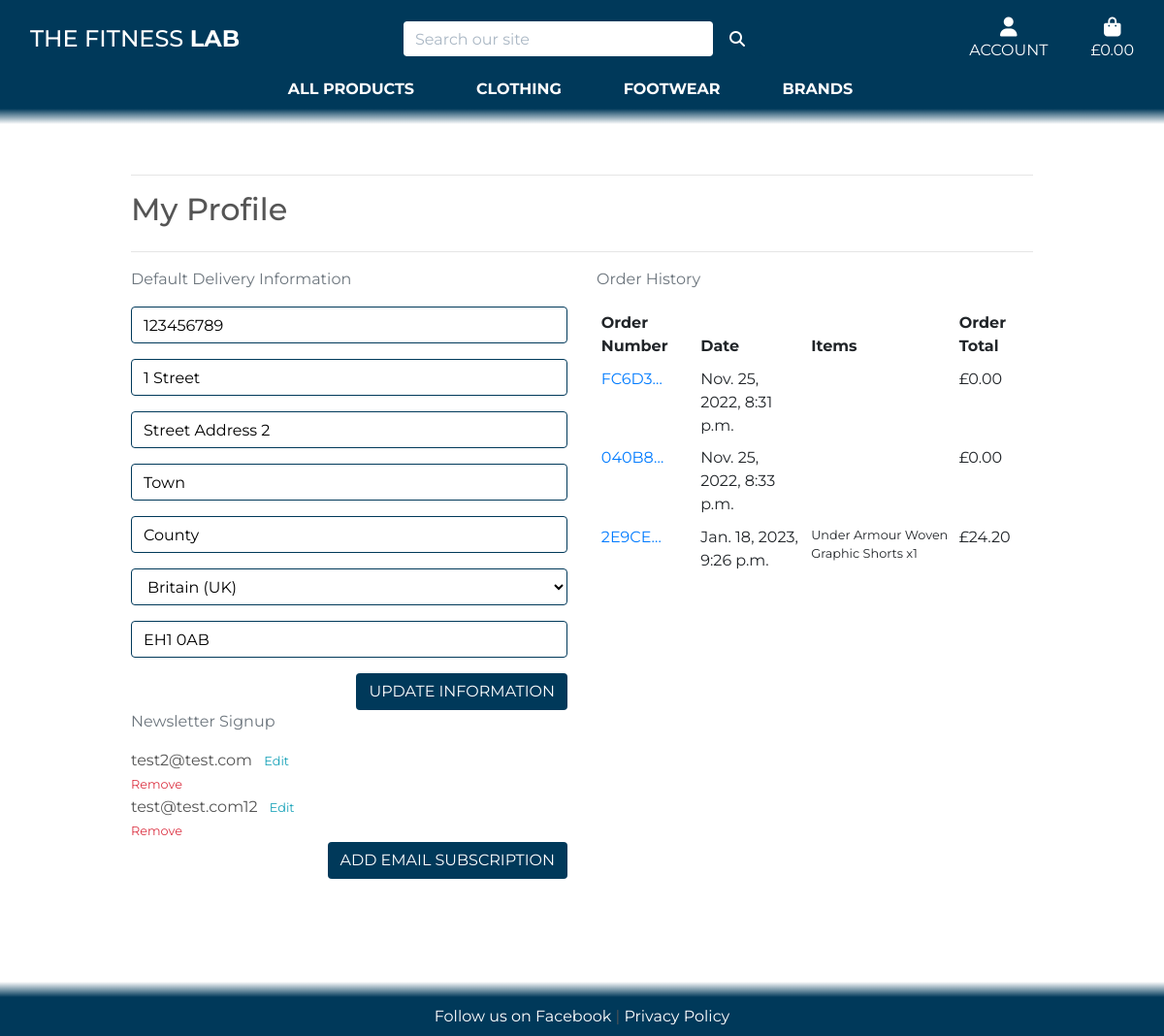
Before: /profile/ (signed in) with the older database file.
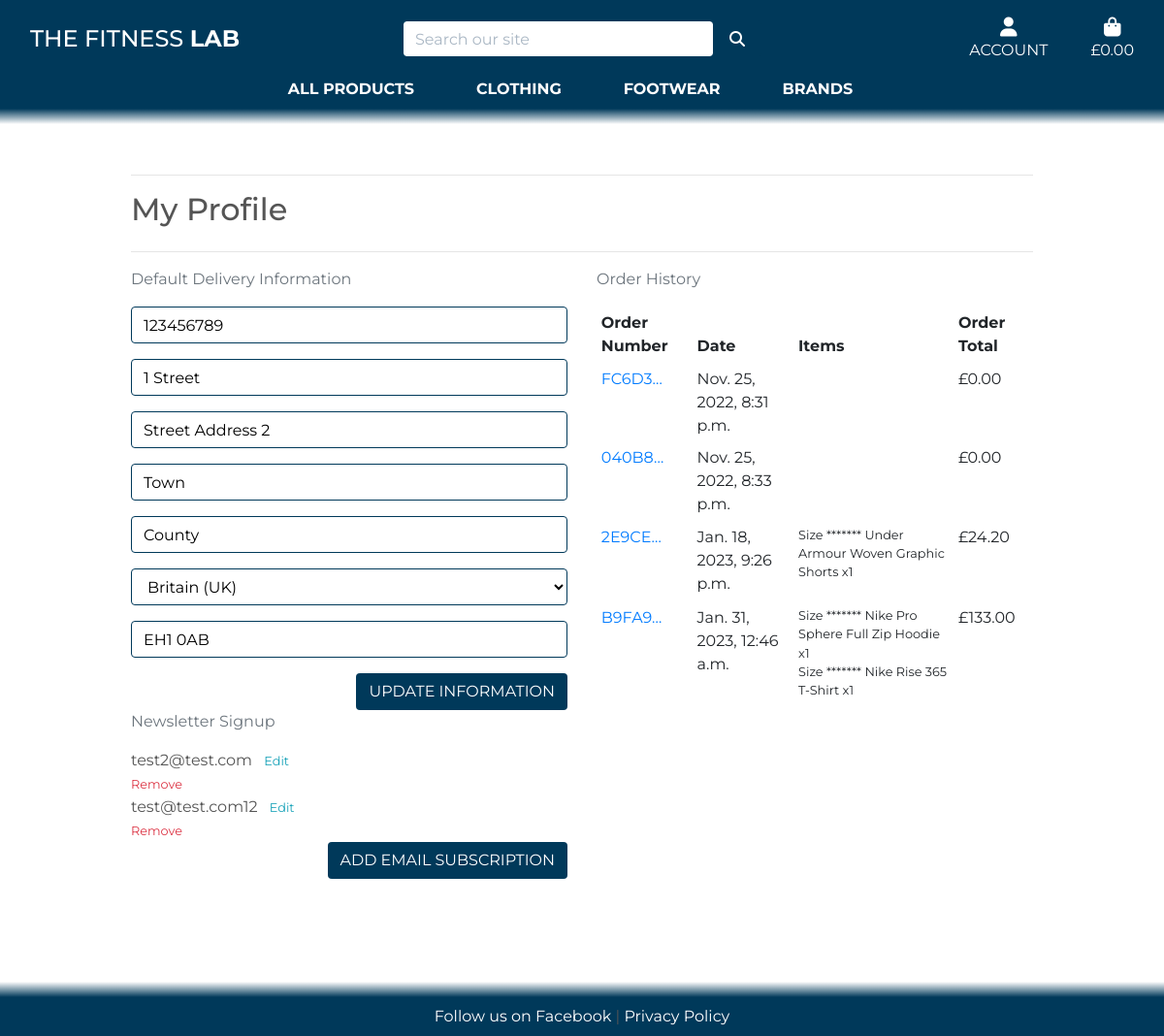
After: the same page with the newer database file.
### profiles/models.py (models this page shows, shortened)
class UserProfile(models.Model):
    user = models.OneToOneField(User, on_delete=models.CASCADE)
    default_phone_number = models.CharField(max_length=20, null=True,
                                            blank=True)
    default_address_line1 = models.CharField(max_length=80, null=True,
                                             blank=True)
    default_address_line2 = models.CharField(max_length=80, null=True,
                                             blank=True)
    default_city = models.CharField(max_length=40, null=True, blank=True)
    default_county = models.CharField(max_length=80, null=True, blank=True)
    default_country = CountryField(blank_label='Country', null=True,
                                   blank=True)
    default_postcode = models.CharField(max_length=20, null=True, blank=True)

class Newsletter(models.Model):
    user = models.ForeignKey(User, on_delete=models.CASCADE,
                             related_name='newsletter_user')
    email = models.EmailField(max_length=254, unique=True,
                              null=False, blank=False)
    is_registered = models.BooleanField(default=False, null=True, blank=True)

### checkout/models.py (models this page shows, shortened)
class Order(models.Model):
    order_number = models.CharField(max_length=32, null=False, editable=False)
    user_profile = models.ForeignKey(UserProfile, on_delete=models.SET_NULL,
                                     null=True, blank=True,
                                     related_name='orders')
    full_name = models.CharField(max_length=50, null=False, blank=False)
    email = models.EmailField(max_length=254, null=False, blank=False)
    phone_number = models.CharField(max_length=20, null=False, blank=False)
    address_line1 = models.CharField(max_length=80, null=False, blank=False)
    address_line2 = models.CharField(max_length=80, null=True, blank=True)
    city = models.CharField(max_length=40, null=False, blank=False)
    county = models.CharField(max_length=80, null=True, blank=True)
    country = CountryField(blank_label='Country *', null=False, blank=False)
    postcode = models.CharField(max_length=20, null=True, blank=True)
    date = models.DateTimeField(auto_now_add=True)
    delivery_cost = models.DecimalField(max_digits=6, decimal_places=2,
                                        null=False, default=0)
    order_total = models.DecimalField(max_digits=10, decimal_places=2,
                                      null=False, default=0)
    grand_total = models.DecimalField(max_digits=10, decimal_places=2,
                                      null=False, default=0)
    original_basket = models.TextField(null=False, blank=False, default='')
    stripe_pid = models.CharField(max_length=254, null=False,
                                  blank=False, default='')

class OrderLineItem(models.Model):
    order = models.ForeignKey(Order, null=False, blank=False,
                              on_delete=models.CASCADE,
                              related_name='lineitems')
    item = models.ForeignKey(Item, null=False, blank=False,
                             on_delete=models.CASCADE)
    item_size = models.CharField(max_length=2, null=True,
                                 blank=True)  # XS, S, M, L, XL
    quantity = models.IntegerField(null=False, blank=False, default=0)
    lineitem_total = models.DecimalField(max_digits=6, decimal_places=2,
                                         null=False, blank=False,
                                         editable=False)

### items/models.py (models this page shows, shortened)
class Item(models.Model):
    category = models.ForeignKey('Category', null=True, blank=True,
                                 on_delete=models.SET_NULL)
    name = models.CharField(max_length=250)
    brand = models.ForeignKey(Brand, on_delete=models.CASCADE, default=1)
    description = models.TextField()
    has_sizes = models.BooleanField(default=False, null=True, blank=True)
    sku = models.CharField(max_length=250, null=True, blank=True)
    price = models.DecimalField(max_digits=6, decimal_places=2)
    color = models.CharField(max_length=25, null=True, blank=True)
    rating = models.DecimalField(max_digits=6, decimal_places=2,
                                 null=True, blank=True)
    image = models.ImageField(null=True, blank=True)

### profiles/views.py (the view)
# urls.py: path('profile/', include('profiles.urls')),
@login_required
def profile(request):
    profile = get_object_or_404(UserProfile, user=request.user)
    newsletters = Newsletter.objects.all().filter(user=request.user)
    if request.method == 'POST':
        form = UserProfileForm(request.POST, instance=profile)
        if form.is_valid():
            form.save()
            messages.success(request, 'Profile updated successfully')
        else:
            messages.error(request,
                           ('Update failed. Please ensure the form is valid.'))
    else:
        form = UserProfileForm(instance=profile)
    orders = profile.orders.all()
    template = 'profiles/profile.html'
    context = {
        'form': form,
        'orders': orders,
        'newsletters': newsletters,
        'on_profile_page': True
    }
    return render(request, template, context)

### profiles/templates/profiles/profile.html (shortened to what this page needs)
{% extends "base.html" %}
{% load static %}
{% block extra_css %}
    <link rel="stylesheet" href="{% static 'profiles/css/profile.css' %}">
{% endblock %}
{% block page_header %}
    <div class="container header-container">
    </div>
{% endblock %}
{% block content %}
    <div class="overlay"></div>
    <div class="container">
        <div class="row">
            <div class="col">
                <hr>
                <h2 class="mb-4">My Profile</h2>
                <hr>
            </div>
        </div>
        <div class="row">
            <div class="col-12 col-lg-6">
                <p class="text-muted">Default Delivery Information</p>
                <form class="mt-3" action="{% url 'profile' %}" method="POST" id="profile-update-form">
                    {{ form|crispy }}
                    <button class="btn btn-black rounded text-uppercase float-right">Update Information</button>
                </form>
            </div>
            <div class="col-12 col-lg-6">
                <p class="text-muted">Order History</p>
                <div class="order-history table-responsive">
                    <table class="table table-sm table-borderless">
                        <thead>
                            <tr>
                                <th>Order Number</th>
                                <th>Date</th>
                                <th>Items</th>
                                <th>Order Total</th>
                            </tr>
                        </thead>
                        <tbody>
                            {% for order in orders %}
                                <tr>
                                    <td>
                                        <a href="{% url 'order_history' order.order_number %}"
                                        title="{{ order.order_number }}">
                                            {{ order.order_number|truncatechars:6 }}
                                        </a>
                                    </td>
                                    <td>{{ order.date }}</td>
                                    <td>
                                        <ul class="list-unstyled">
                                            {% for product in order.lineitems.all %}
                                                <li class="small">
                                                    {% if product.item.has_sizes %}
                                                        Size ******* {{ product.item.size|upper }}
                                                    {% endif %}{{ product.item.name }} x{{ product.quantity }}
                                                </li>
                                            {% endfor %}
                                        </ul>
                                    </td>
                                    <td>£{{ order.grand_total }}</td>
                                </tr>
                            {% endfor %}
                        </tbody>
                    </table>
                </div>
            </div>
        </div>
        <div class="row">
            <div class="col-12 col-lg-6">
                <p class="text-muted">Newsletter Signup</p>
                {% for newsletter in newsletters %}
                <div class="row">
                    <div class="col-12 col-lg-6">
                        <span class="mr-2">{{ newsletter.email }}</span>
                        <a href="{% url 'edit_newsletter' newsletter.id %}" class="update-link text-info mr-2"><small>Edit</small></a>
                        <a href="{% url 'delete_newsletter' newsletter.id %}" class="remove-item text-danger"><small>Remove</small></a>
                    </div>
                </div>
                {% endfor %}
                <a href="{% url 'add_newsletter' %}" class="btn btn-black rounded text-uppercase float-right">Add Email Subscription</a>
            </div>
        </div>
    </div>
{% endblock %}

### templates/base.html (shortened to what this page needs)
{% load static %}
<!doctype html>
<html lang="en">
  <head>
    {% block corecss %}
        <link rel="stylesheet" href="https://stackpath.bootstrapcdn.com/bootstrap/4.4.1/css/bootstrap.min.css">
        <link rel="stylesheet" href="{% static 'css/base.css' %}">
        {% endblock %}
        {% block extra_css %}
        {% endblock %}
  </head>
  <body>
    <header class="container-fluid fixed-top">
        <div id="topnav" class="row bg-black pt-lg-2 d-none d-lg-flex">
            <div class="col-12 col-lg-4 my-auto py-1 py-lg-0 text-center text-lg-left">
                <a href="{% url 'home' %}" class="nav-link main-logo-link">
                    <h2 class="logo-font text-white my-0">The Fitness <strong>Lab</strong></h2>
                </a>
            </div>
            <div class="col-12 col-lg-4 my-auto py-1 py-lg-0">
                <form method="GET" action="{% url 'items' %}">
                    <div class="input-group w-100">
                        <input class="form-control border border-black rounded" type="text" name="q"
                            placeholder="Search our site">
                        <div class="input-group-append">
                            <button class="form-control btn btn-black border border-black rounded" type="submit">
                                <span class="icon">
                                    <i class="fas fa-search"></i>
                                </span>
                            </button>
                        </div>
                    </div>
                </form>
            </div>
            <div class="col-12 col-lg-4 my-auto py-1 py-lg-0">
                <ul class="list-inline list-unstyled text-center text-lg-right my-0">
                    <li class="list-inline-item dropdown">
                        <a class="text-white nav-link" href="#" id="user-options" data-toggle="dropdown"
                            aria-haspopup="true" aria-expanded="false">
                            <div class="text-center text-uppercase">
                                <div><i class="fas fa-user fa-lg"></i></div>
                                <p class="my-0">Account</p>
                            </div>
                        </a>
                    </li>
                    <li class="list-inline-item">
                        <a class="{% if grand_total %}font-weight-bold{% endif %} text-white nav-link"
                            href="{% url 'view_basket' %}">
                            <div class="text-center">
                                <div><i class="fas fa-shopping-bag fa-lg"></i></div>
                                <p class="my-0">
                                    {% if grand_total %}
                                    £{{ grand_total|floatformat:2 }}
                                    {% else %}
                                    £0.00
                                    {% endif %}
                                </p>
                            </div>
                        </a>
                    </li>
                </ul>
            </div>
        </div>
        <div class="row bg-black text-white">
            <nav class="navbar navbar-expand-lg navbar-dark w-100 py-0">
                {% include 'includes/main-nav.html' %}
            </nav>
        </div>
        <div class="hero-overlay row"></div>
    </header>
    {% block page_header %}
    {% endblock %}
    <div class="full-height">
    {% block content %}
    {% endblock %}
    </div>
    <footer class="mt-5">
        <div class="hero-overlay-reverse row"></div>
        <div class="row bg-black">
            <div class="col-12 text-center mt-2 mb-2">
                <a class="text-white" href="https://www.facebook.com/profile.php?id=100088406569141" target="_blank" rel="noopener" aria-label="Facebook Page">Follow us on Facebook</a> |
                <a class="text-white" href="https://www.privacypolicygenerator.info/live.php?token=Khn5CnohUsvGKfjYKEEsmxhind12iFNR" target="_blank" rel="noopener" aria-label="Privacy Policy">Privacy Policy</a>
            </div>
        </div>
    </footer>
  </body>
</html>

### templates/includes/main-nav.html (shortened to what this page needs)
<div class="collapse navbar-collapse" id="main-nav">
    <ul class="navbar-nav w-auto mx-auto">
        <li class="nav-item dropdown">
            <a class="font-weight-bold nav-link text-uppercase text-white mr-5" href="#" id="all-products-link" data-toggle="dropdown" aria-haspopup="true" aria-expanded="false">
                All Products
            </a>
        </li>
        <li class="nav-item dropdown">
            <a class="font-weight-bold nav-link text-uppercase text-white mr-5" href="#" id="clothing-link" data-toggle="dropdown" aria-haspopup="true" aria-expanded="false">
                Clothing
            </a>
        </li>
        <li class="nav-item dropdown">
            <a class="font-weight-bold nav-link text-uppercase text-white mr-5" href="{% url 'items' %}?category=trainers" id="homeware-link">
                Footwear
            </a>
        </li>
        <a class="font-weight-bold nav-link text-uppercase text-white mr-5" href="{% url 'brands' %}" id="brands-link">
            Brands
        </a>
    </ul>
</div>

Changed rows visible on the page:
shown differently, row unchanged: OrderLineItem "Under Armour Woven Graphic Shorts": now shows "Size *******"
added Order: order_number "B9FA9…", date "Jan. 31, 2023, 12:46 a.m.", grand_total "133.00"
added OrderLineItem: item.name "Nike Pro Sphere Full Zip Hoodie", quantity "1", shown under "B9FA9…"
added OrderLineItem: item.name "Nike Rise 365 T-Shirt", quantity "1", shown under "B9FA9…"
